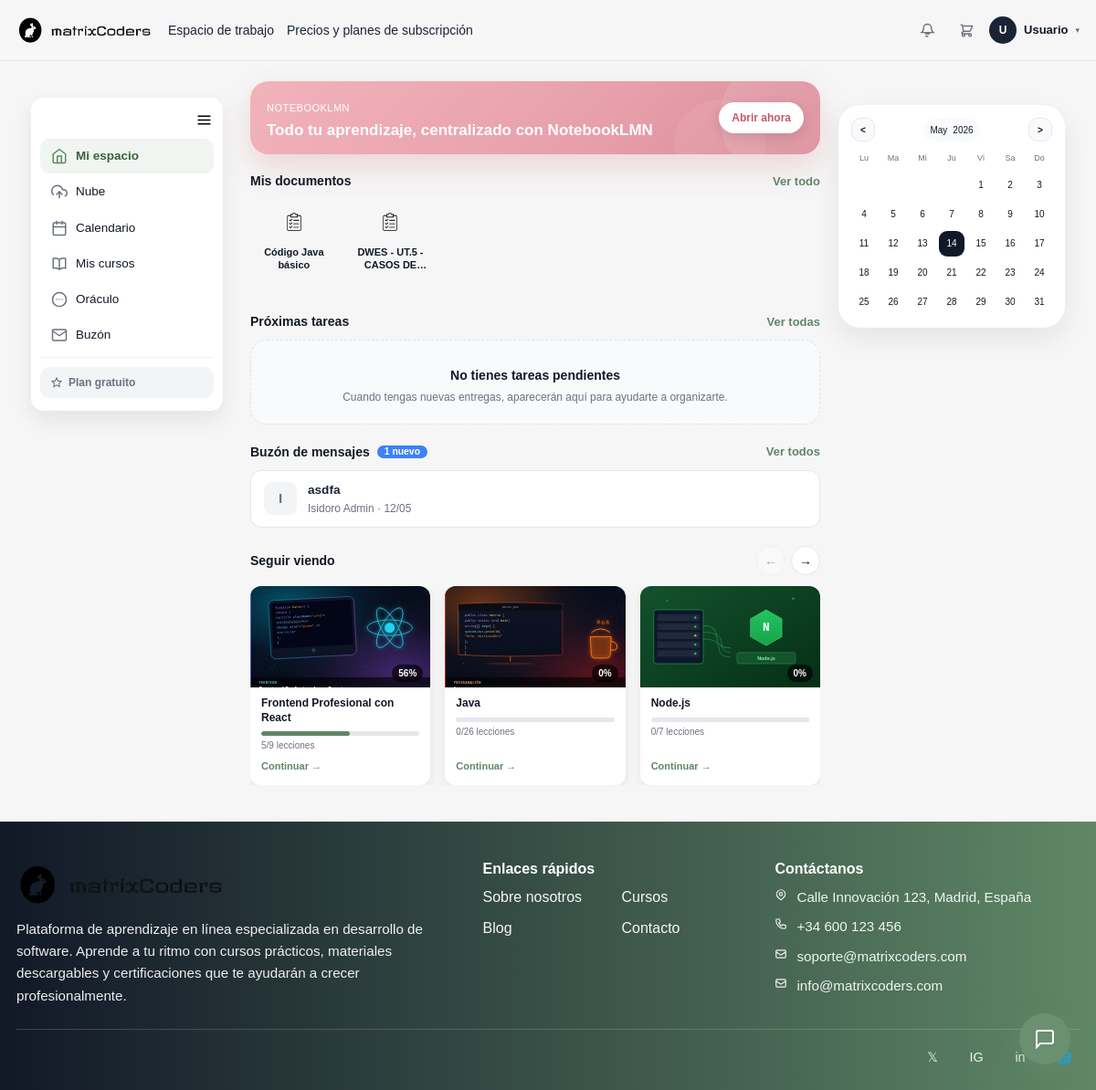
Screenshot of /index.php?url=dashboard (signed in) with the database file from the repository.
### tables this page shows
CREATE TABLE documento (
    id           INTEGER PRIMARY KEY AUTOINCREMENT,
    usuario_id   INTEGER NOT NULL,
    carpeta_id   INTEGER DEFAULT NULL,
    plantilla_id INTEGER DEFAULT NULL,
    titulo       TEXT    NOT NULL,
    contenido    TEXT    DEFAULT NULL,
    estado       TEXT    NOT NULL DEFAULT 'borrador',
    destacado    INTEGER NOT NULL DEFAULT 0,
    FOREIGN KEY (usuario_id)   REFERENCES usuario(id)   ON DELETE CASCADE  ON UPDATE CASCADE,
    FOREIGN KEY (carpeta_id)   REFERENCES carpeta(id)   ON DELETE SET NULL ON UPDATE CASCADE,
    FOREIGN KEY (plantilla_id) REFERENCES plantilla(id) ON DELETE SET NULL ON UPDATE CASCADE
);

CREATE TABLE mensaje (
    id          INTEGER PRIMARY KEY AUTOINCREMENT,
    emisor_id   INTEGER NOT NULL,
    receptor_id INTEGER NOT NULL,
    asunto      TEXT    DEFAULT NULL,
    cuerpo      TEXT    NOT NULL,
    enviado_en  TEXT    NOT NULL DEFAULT (datetime('now')),
    leido       INTEGER NOT NULL DEFAULT 0, reply_to_id INTEGER DEFAULT NULL, hilo_id     INTEGER DEFAULT NULL,
    FOREIGN KEY (emisor_id)   REFERENCES usuario(id) ON DELETE CASCADE ON UPDATE CASCADE,
    FOREIGN KEY (receptor_id) REFERENCES usuario(id) ON DELETE CASCADE ON UPDATE CASCADE
);

CREATE TABLE usuario (
    id         INTEGER PRIMARY KEY AUTOINCREMENT,
    nombre     TEXT    NOT NULL,
    email      TEXT    NOT NULL UNIQUE,
    contraseña TEXT    NOT NULL,
    creado_en  TEXT    NOT NULL DEFAULT (datetime('now')),
    rol        TEXT    NOT NULL DEFAULT 'USUARIO'
               CHECK (rol IN ('USUARIO','INSTRUCTOR','MODERADOR','ADMINISTRADOR'))
, es_superadmin INTEGER NOT NULL DEFAULT 0, es_moderador  INTEGER NOT NULL DEFAULT 0, foto           TEXT    DEFAULT NULL, bio            TEXT    DEFAULT NULL, idioma         TEXT    NOT NULL DEFAULT 'es', notificaciones INTEGER NOT NULL DEFAULT 1, privacidad     TEXT    NOT NULL DEFAULT 'publico', tipo_persona         TEXT DEFAULT 'natural', areas_interes        TEXT DEFAULT NULL, tecnologias          TEXT DEFAULT NULL, github               TEXT DEFAULT NULL, objetivo             TEXT DEFAULT NULL, nivel_experiencia    TEXT DEFAULT NULL, frecuencia_estudio   TEXT DEFAULT NULL, ultimo_estudio       TEXT DEFAULT NULL, tipo_curso_preferido TEXT DEFAULT NULL);

CREATE TABLE curso (
    id             INTEGER PRIMARY KEY AUTOINCREMENT,
    titulo         TEXT    NOT NULL,
    descripcion    TEXT    DEFAULT NULL,
    info_extra     TEXT    DEFAULT NULL,
    que_aprenderas TEXT    DEFAULT NULL,
    imagen         TEXT    DEFAULT NULL,
    destacado      INTEGER NOT NULL DEFAULT 0,
    precio         REAL    NOT NULL DEFAULT 0.00,
    nivel          TEXT    DEFAULT NULL,
    categoria      TEXT    DEFAULT NULL,
    duracion_min   INTEGER DEFAULT NULL,
    estudiantes    INTEGER DEFAULT NULL
, activo        INTEGER NOT NULL DEFAULT 1, instructor_id INTEGER DEFAULT NULL, orden         INTEGER NOT NULL DEFAULT 0, apuntes_json   TEXT    DEFAULT NULL);

### app/views/dashboard/index.php (the view, shortened to what the rows shown need)
<?php
require_once __DIR__ . '/../../helpers/curso_imagen.php';
$documentosRecientes = is_array($documentosRecientes ?? null) ? $documentosRecientes : [];
?>
<!DOCTYPE html>
<html lang="es">
<head>
    <link href="https://cdn.jsdelivr.net/npm/bootstrap@5.3.3/dist/css/bootstrap.min.css" rel="stylesheet">
    <link rel="stylesheet" href="<?= BASE_URL ?>/css/header.css">
    <link rel="stylesheet" href="<?= BASE_URL ?>/css/footer.css">
    <link rel="stylesheet" href="<?= BASE_URL ?>/css/dashboard.css">
    <link rel="stylesheet" href="<?= BASE_URL ?>/css/sidebar.css">
</head>
<body>
    <main class="main-dashboard">
        <div class="mc-container">
            <div class="contenedor-dashboard">
                <section class="contenido-dashboard">
                    <div class="banner-dashboard">
                        <div class="banner-texto">
                            <h1>Todo tu aprendizaje, centralizado con NotebookLMN</h1>
                        </div>
                    </div>
                    <div class="documentos">
                        <div class="dashboard-section-head">
                            <h2>Mis documentos</h2>
                        </div>
                        <?php if (count($documentosRecientes) === 0): ?>
                            <div class="sv-empty">
                                <svg width="40" height="40" fill="none" stroke="currentColor" stroke-width="1.4" viewBox="0 0 24 24">
                                    <path stroke-linecap="round" d="M14 2H6a2 2 0 0 0-2 2v16a2 2 0 0 0 2 2h12a2 2 0 0 0 2-2V8z"/>
                                    <polyline stroke-linecap="round" points="14 2 14 8 20 8"/>
                                    <line stroke-linecap="round" x1="9" y1="13" x2="15" y2="13"/>
                                    <line stroke-linecap="round" x1="9" y1="17" x2="12" y2="17"/>
                                </svg>
                                <div>
                                    <p class="sv-empty-title">Aún no tienes documentos</p>
                                    <p class="sv-empty-sub">Crea tu primer documento o sube uno desde la nube.</p>
                                </div>
                                <a class="sv-empty-btn" href="<?= BASE_URL ?>/index.php?url=mis-documentos">Crear documento →</a>
                            </div>
                        <?php else: ?>
                            <div class="documentos-recientes-grid compact-doc-strip">
                                <?php foreach ($documentosRecientes as $doc): ?>
                                    <a class="documento-mini-item documento-mini-link" href="<?= BASE_URL ?>/index.php?url=documento&id=<?= (int)$doc['id'] ?>">
                                        <div class="documento-mini-icono">
                                            <img src="<?= BASE_URL ?>/img/portapapeles.png" alt="Documento">
                                        </div>
                                        <div class="documento-mini-body">
                                            <h3><?= htmlspecialchars($doc['titulo']) ?></h3>
                                        </div>
                                    </a>
                                <?php endforeach; ?>
                            </div>
                        <?php endif; ?>
                    </div>
                    <div class="documentos">
                        <div class="dashboard-section-head">
                            <h2>Próximas tareas</h2>
                        </div>
                    </div>
                    <?php
                    $mensajesNoLeidos  = $mensajesNoLeidos  ?? 0;
                    $mensajesRecientes = $mensajesRecientes ?? [];
                    ?>
                    <div class="documentos">
                        <div class="dashboard-section-head">
                            <h2 style="display:flex;align-items:center;gap:.5rem">
                                Buzón de mensajes
                                <?php if ($mensajesNoLeidos > 0): ?>
                                <span style="background:#3b82f6;color:#fff;font-size:.65rem;font-weight:800;border-radius:99px;padding:1px 8px"><?= $mensajesNoLeidos ?> nuevo<?= $mensajesNoLeidos !== 1 ? 's' : '' ?></span>
                                <?php endif; ?>
                            </h2>
                        </div>
                        <?php if (empty($mensajesRecientes)): ?>
                        <div class="sv-empty">
                            <div>
                                <p class="sv-empty-title">Sin mensajes</p>
                                <p class="sv-empty-sub">Cuando recibas mensajes de administradores o instructores aparecerán aquí.</p>
                            </div>
                        </div>
                        <?php else: ?>
                        <div style="display:flex;flex-direction:column;gap:6px">
                            <?php foreach ($mensajesRecientes as $msg):
                                $esLeido = (bool)$msg['leido'];
                                $diffSec = time() - strtotime($msg['enviado_en'] ?? 'now');
                                $timeAgo = $diffSec < 60 ? 'ahora' : ($diffSec < 3600 ? floor($diffSec/60).'m' : ($diffSec < 86400 ? floor($diffSec/3600).'h' : date('d/m', strtotime($msg['enviado_en']))));
                            ?>
                            <a href="<?= BASE_URL ?>/index.php?url=buzon&msg=<?= (int)$msg['id'] ?>"
                               style="display:flex;align-items:center;gap:12px;padding:11px 14px;border-radius:12px;border:1.5px solid <?= $esLeido ? '#e5e7eb' : '#bfdbfe' ?>;background:<?= $esLeido ? '#fff' : '#eff6ff' ?>;text-decoration:none;transition:border-color .15s">
                                <div style="width:36px;height:36px;border-radius:9px;background:<?= $esLeido ? '#f3f4f6' : '#dbeafe' ?>;color:<?= $esLeido ? '#6b7280' : '#1d4ed8' ?>;display:flex;align-items:center;justify-content:center;font-weight:800;font-size:.95rem;flex-shrink:0">
                                    <?= mb_strtoupper(mb_substr($msg['nombre_emisor'] ?? 'X', 0, 1, 'UTF-8'), 'UTF-8') ?>
                                </div>
                                <div style="flex:1;min-width:0">
                                    <div style="font-size:.85rem;font-weight:<?= $esLeido ? '600' : '800' ?>;color:#1B2336;white-space:nowrap;overflow:hidden;text-overflow:ellipsis">
                                        <?= htmlspecialchars($msg['asunto'] ?: 'Sin asunto') ?>
                                    </div>
                                    <div style="font-size:.75rem;color:#6b7280;margin-top:1px">
                                        <?= htmlspecialchars($msg['nombre_emisor']) ?> · <?= $timeAgo ?>
                                    </div>
                                </div>
                            </a>
                            <?php endforeach; ?>
                        </div>
                        <?php endif; ?>
                    </div>
                    <div class="seguimiento">
                        <div class="seguimiento-cabecera">
                            <h2>Seguir viendo</h2>
                        </div>
                        <?php if (empty($cursosEnProgreso)): ?>
                            <div class="sv-empty">
                                <svg width="40" height="40" fill="none" stroke="currentColor" stroke-width="1.4" viewBox="0 0 24 24">
                                    <rect x="2" y="3" width="20" height="14" rx="2"/>
                                    <path stroke-linecap="round" d="M8 21h8M12 17v4"/>
                                    <path stroke-linecap="round" d="M10 10l2-2 4 4"/>
                                </svg>
                                <div>
                                    <p class="sv-empty-title">Aún no tienes cursos en progreso</p>
                                    <p class="sv-empty-sub">Empieza un curso y aquí verás tu progreso.</p>
                                </div>
                                <a class="sv-empty-btn" href="<?= BASE_URL ?>/index.php">Explorar cursos →</a>
                            </div>
                        <?php else: ?>
                            <div class="sv-track-wrap">
                                <div class="sv-track" id="svTrack">
                                    <?php foreach ($cursosEnProgreso as $sc):
                                        $progreso      = $sc['progreso'];
                                        $esCompletado  = !empty($sc['completado']);
                                        $leccionUrl    = $esCompletado
                                            ? BASE_URL . '/index.php?url=curso-completado&curso=' . $sc['id']
                                            : ($sc['ultima_leccion_id']
                                                ? BASE_URL . '/index.php?url=leccion&id=' . $sc['ultima_leccion_id']
                                                : BASE_URL . '/index.php?url=detallecurso&id=' . $sc['id']);
                                        $imgSrc = matrixcoders_curso_image($sc['imagen'] ?? '', $sc['titulo'] ?? '');
                                    ?>
                                        <a class="sv-card" href="<?= $leccionUrl ?>">
                                            <div class="sv-thumb">
                                                <img src="<?= htmlspecialchars($imgSrc) ?>"
                                                    alt="<?= htmlspecialchars($sc['titulo']) ?>"
                                                    onerror="this.src='<?= BASE_URL ?>/img/aprendiendo.png'">
                                                <?php if ($esCompletado): ?>
                                                <span class="sv-badge" style="background:#22c55e">🏆 Completado</span>
                                                <?php else: ?>
                                                <span class="sv-badge"><?= $progreso ?>%</span>
                                                <?php endif; ?>
                                            </div>
                                            <div class="sv-body">
                                                <p class="sv-titulo"><?= htmlspecialchars($sc['titulo']) ?></p>
                                                <div class="sv-progress-wrap">
                                                    <div class="sv-progress-bar">
                                                        <div class="sv-progress-fill" style="width:<?= $esCompletado ? 100 : $progreso ?>%;<?= $esCompletado ? 'background:#22c55e' : '' ?>"></div>
                                                    </div>
                                                    <span class="sv-progress-label">
                                                        <?php if ($esCompletado): ?>¡Curso completado!
                                                        <?php else: ?><?= $sc['lecciones_vistas'] ?>/<?= $sc['total_lecciones'] ?> lecciones<?php endif; ?>
                                                    </span>
                                                </div>
                                                <span class="sv-continuar"><?= $esCompletado ? 'Ver certificado →' : 'Continuar →' ?></span>
                                            </div>
                                        </a>
                                    <?php endforeach; ?>
                                </div>
                            </div>
                        <?php endif; ?>
                    </div>
                </section>
            </div>
        </div>
    </main>
    <?php require __DIR__ . '/../layout/footer.php'; ?>
</body>
</html>

### rows the page displays
documento: titulo "Código Java básico"
documento: titulo "DWES - UT.5 - CASOS…"
mensaje: emisor.nombre "I", asunto "asdfa", emisor.nombre "Isidoro Admin"
curso: imagen+titulo (picture), progreso "56", titulo "Frontend Profesional con React", lecciones_vistas "5", total_lecciones "9"
curso: imagen+titulo (picture), progreso "0", titulo "Java", lecciones_vistas "0", total_lecciones "26"
curso: imagen+titulo (picture), progreso "0", titulo "Node.js", lecciones_vistas "0", total_lecciones "7"

### other values shown
mb_strtoupper(mb_substr($nombreMenu, 0, 1, 'UTF-8'), 'UTF-8') "U"
$nombreMenu "Usuario"
PlanHelper::etiqueta($planActivo) "Plan gratuito"
$mensajesNoLeidos "1"
$monthNames[$calMonth] "May"
$calYear "2026"
